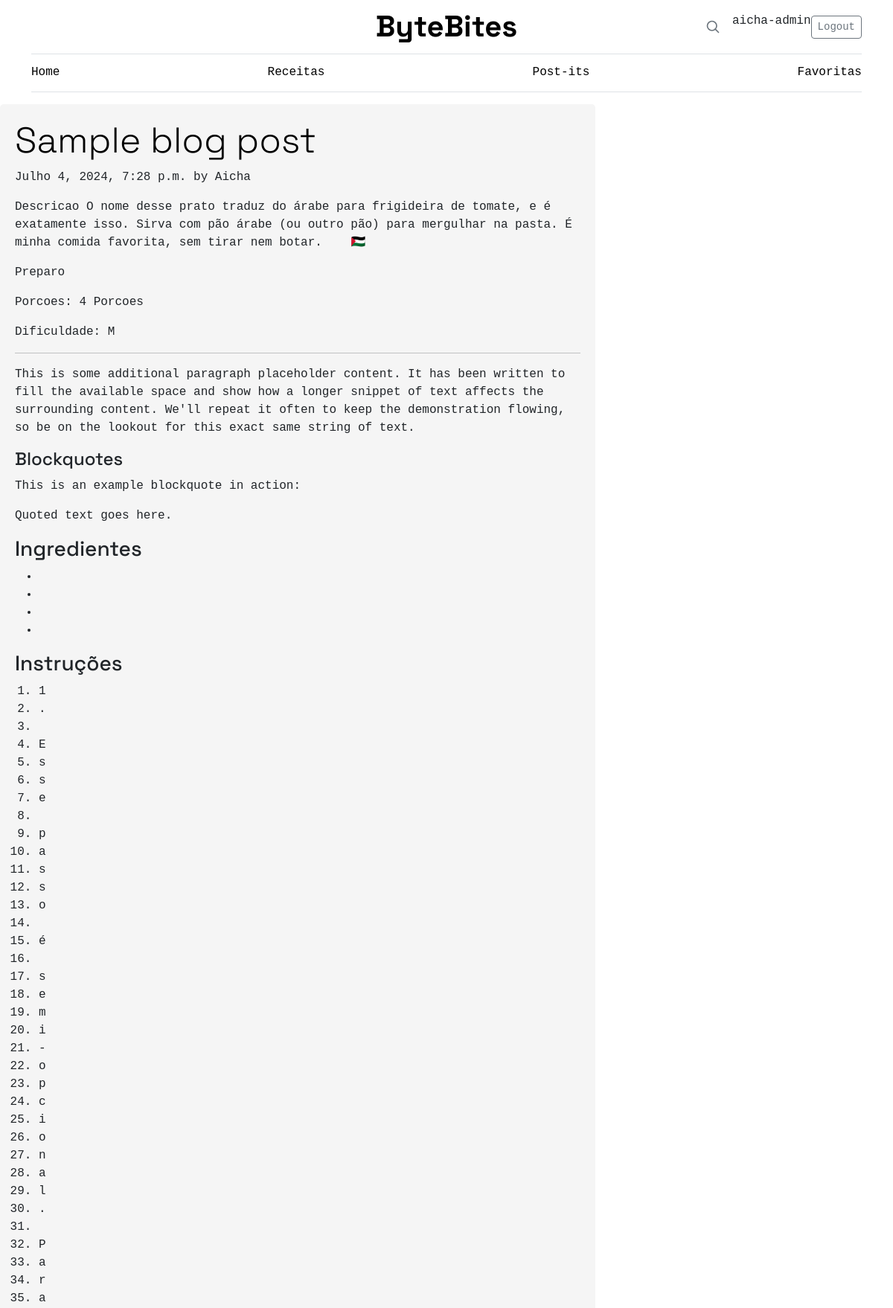
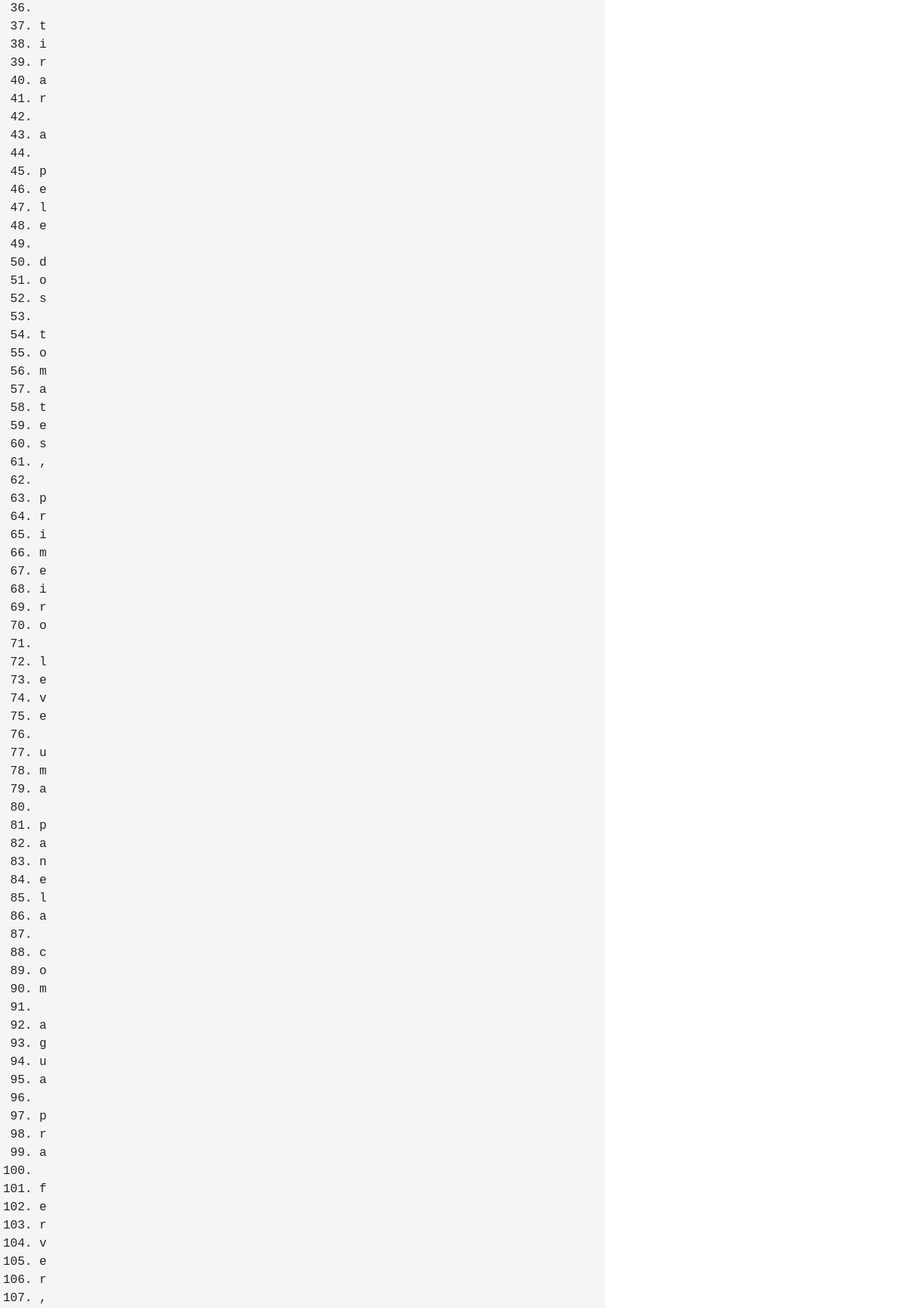
/recipe/2/ (signed in, upper part), run on the app's committed database (2 pictures, top to bottom).
### ByteBites/models.py (models this page shows, shortened)
class Recipe(models.Model):
    DIFFICULTY = [
        ('F', 'Fácil'),
        ('M', 'Médio'),
        ('D', 'Difícil')
    ]
    name = models.CharField(max_length=100)
    description = models.TextField()
    servings = models.IntegerField()
    prep_time = models.IntegerField()
    difficulty = models.CharField(max_length=10, choices=DIFFICULTY)
    instructions = models.TextField()
    date_added = models.DateTimeField(auto_now_add=True)
    ingredients = models.ManyToManyField('Ingredient', through='RecipeIngredient')

### ByteBites/views.py (the view)
# urls.py: path('recipe/<int:recipe_id>/', views.get_recipe, name='get_recipe'),
def get_recipe(request, recipe_id):
    recipe = Recipe.objects.get(pk=recipe_id)
    return render(request, 'recipe.html', {'recipe': recipe})

### ByteBites/templates/recipe.html (shortened to what this page needs)
{% extends 'base.html' %}
{% load static %}
{% block content %}
<body>
    <div class="col-md-8">
        <article class="blog-post">
            <h1 class="display-5 link-body-emphasis mb-2">Sample blog post</h1>
            <p class="blog-post-meta">{{ recipe.date_added }} by Aicha</p>
            <p>Descricao {{recipe.description }}</p>
            <p>Preparo {{recipe.preparation_time }}</p>
            <p> Porcoes: {{ recipe.servings }} Porcoes</p>
            <p> Dificuldade: {{ recipe.difficulty }}</p>
            <hr>
            <p>This is some additional paragraph placeholder content. It has been written to fill the available space
                and show how a longer snippet of text affects the surrounding content. We'll repeat it often to keep the
                demonstration flowing, so be on the lookout for this exact same string of text.</p>
            <h2>Blockquotes</h2>
            <p>This is an example blockquote in action:</p>
            <blockquote class="blockquote">
                <p>Quoted text goes here.</p>
            </blockquote>
            <h3>Ingredientes</h3>
            <ul>
                {% for ingredient in recipe.ingredients.all %}
                <li>{{ ingredient.quant }} {{ingredient.unit}} {{ingredient.ingredient_name}}</li>
                {% endfor %}
            </ul>
            <h3>Instruções</h3>
            <ol>
                {% for instruction in recipe.instructions %}
                <li>{{ instruction }}</li>
                {% endfor %}
            </ol>
        </article>
    </div>
</body>
</html>
</body>
</html>
{% endblock %}

### ByteBites/templates/base.html (shortened to what this page needs)
<!DOCTYPE html>
<html lang="en">
<head>
  <link href="https://cdn.jsdelivr.net/npm/bootstrap@5.3.3/dist/css/bootstrap.min.css" rel="stylesheet"
>
  <link rel="stylesheet" href="https://cdn.jsdelivr.net/npm/bootstrap-icons/font/bootstrap-icons.css">
  <link rel="stylesheet" href="../static/css/styles.css">
</head>
<body>
  <div class="container">
    <header class="border-bottom lh-1 py-3">
      <div class="row flex-nowrap justify-content-between align-items-center">
        <div class="col-4 pt-1">
        </div>
        <div class="col-4 text-center">
          <a class="blog-header-logo text-body-emphasis text-decoration-none" href="{% url 'home'%}">ByteBites</a>
        </div>
        <div class="col-4 d-flex justify-content-end align-items-center">
          <a class="link-secondary" href="#" aria-label="Search">
            <svg xmlns="http://www.w3.org/2000/svg" width="20" height="20" fill="none" stroke="currentColor"
              stroke-linecap="round" stroke-linejoin="round" stroke-width="2" class="mx-3" role="img"
              viewBox="0 0 24 24">
              <title>Pesquisar</title>
              <circle cx="10.5" cy="10.5" r="7.5"></circle>
              <path d="M21 21l-5.2-5.2"></path>
            </svg>
          </a>
         {% if request.user.is_authenticated %}
         <p>{{ request.user.username }}</p>
          <a class="btn btn-sm btn-outline-secondary" method="post" href="{% url 'logout'%}">Logout</a>
          {% else %}
          <a class="btn btn-sm btn-outline-secondary" href="{% url 'login'%}">Login</a>
          <a class="btn btn-sm btn-outline-secondary" href="{% url 'signup'%}">Crie uma conta</a>
          {% endif %}
        </div>
      </div>
    </header>
    <div class="nav-scroller py-1 mb-3 border-bottom">
      <nav class="nav nav-underline justify-content-between">
        <a class="nav-item nav-link link-body-emphasis" href="{% url 'home'%}">Home</a>
        <a class="nav-item nav-link link-body-emphasis" href="{% url 'recipe_pg'%}">Receitas</a>
        <a class="nav-item nav-link link-body-emphasis" href="{% url 'post-its'%}">Post-its</a>
        <a class="nav-item nav-link link-body-emphasis" href="">Favoritas</a>
      </nav>
    </div>
  </div>
  {% block content %}
  {% endblock %}
</body>
</html>

### ByteBites/static/css/styles.css (style rules this page uses)
body { font-family: "Space Grotesk", -apple-system, BlinkMacSystemFont, "Segoe UI", Roboto, Helvetica, Arial, sans-serif, "Apple Color Emoji", "Segoe UI Emoji"; cursor: pointer; }
.blog-header-logo { font-size: 2.5rem; font-weight: 800; color: #1d6cc1; font-family: "Space Grotesk", -apple-system, BlinkMacSystemFont, "Segoe UI", Roboto, Helvetica, Arial, sans-serif, "Apple Color Emoji", "Segoe UI Emoji", "Segoe UI Symbol” }
body { font-family: 'Space Grotesk', monospace; }
.blog-header-logo { font-size: 2.5rem; font-weight: 800; color: #1d6cc1; font-family: "Space Grotesk", monospace; }
.blog-post { margin-bottom: 20px; padding: 20px; background-color: #f5f5f5; border-radius: 5px; }
.blog-post h2 { font-size: 24px; margin-bottom: 10px; }
.blog-post p { font-size: 16px; line-height: 1.5; }

### data on the page
Recipe: date_added "Julho 4, 2024, 7:28 p.m.", description "O nome desse prato traduz do árabe para frigideira de tomate, e é exatamente isso. Sirva com pão árabe (ou outro pão) para mergulhar na pasta. É minha comida favorita, sem tirar nem botar. 🇵🇸", servings "4", difficulty "M"

### other printed values
{{ request.user.username }} "aicha-admin"
{{ instruction }} "1" "." "E" "s" "s" "e" "p" "a" "s" "s" "o" "é" "s" "e" "m" "i" "-" "o" "p" "c" "i" "o" "n" "a" "l" "." "P" "a" "r" "a" "t" "i" "r" "a" "r" "a" "p" "e" "l" "e" "d" "o" "s" "t" "o" "m" "a" "t" "e" "s" "," "p" "r" "i" "m" "e" "i" "r" "o" "l" "e" "v" "e" "u" "m" "a" "p" "a" "n" "e" "l" "a" "c" "o" "m" "a" "g" "u" "a" "p" "r" "a" "f" "e" "r" "v" "e" "r" ","
